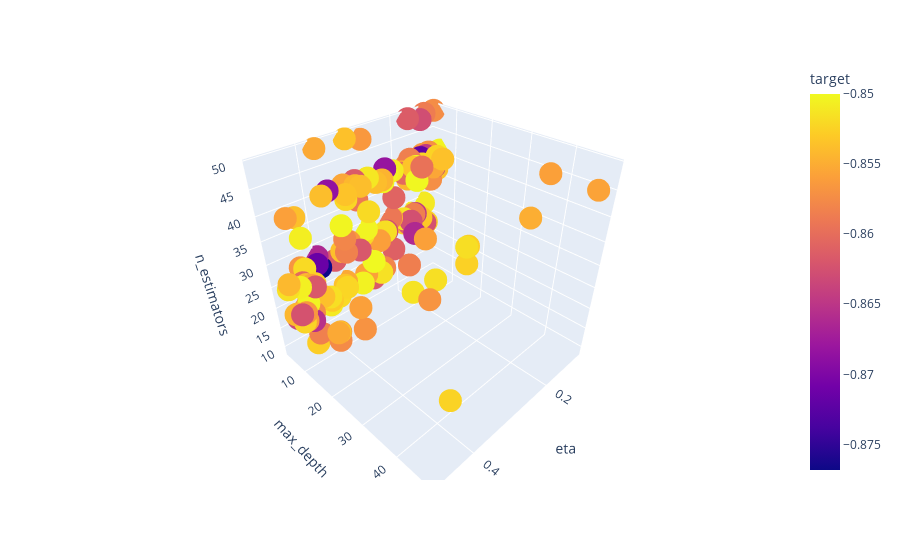

The notebook cell this image was saved under:
### Code cell
px.scatter_3d(df1, x = "eta", y = "max_depth", z = "n_estimators", color = "target")

### Figure 1 — Plotly figure (JSON) as saved in the notebook; plotly's stock layout.template omitted (floating-point values rounded to 4 significant figures; data arrays with more than 128 entries replaced by an {"elided": "..."} marker saying what was removed)
{"data": [{"hovertemplate": "eta=%{x}<br>max_depth=%{y}<br>n_estimators=%{z}<br>target=%{marker.color}<extra></extra>", "legendgroup": "", "marker": {"color": {"elided": "168 float values"}, "coloraxis": "coloraxis", "symbol": "circle"}, "mode": "markers", "name": "", "scene": "scene", "showlegend": false, "type": "scatter3d", "x": {"elided": "168 float values"}, "y": {"elided": "168 int values"}, "z": {"elided": "168 int values"}}], "layout": {"coloraxis": {"colorbar": {"title": {"text": "target"}}, "colorscale": [[0, "#0d0887"], [0.1111, "#46039f"], [0.2222, "#7201a8"], [0.3333, "#9c179e"], [0.4444, "#bd3786"], [0.5556, "#d8576b"], [0.6667, "#ed7953"], [0.7778, "#fb9f3a"], [0.8889, "#fdca26"], [1, "#f0f921"]]}, "legend": {"tracegroupgap": 0}, "margin": {"t": 60}, "scene": {"domain": {"x": [0, 1], "y": [0, 1]}, "xaxis": {"title": {"text": "eta"}}, "yaxis": {"title": {"text": "max_depth"}}, "zaxis": {"title": {"text": "n_estimators"}}}}}
